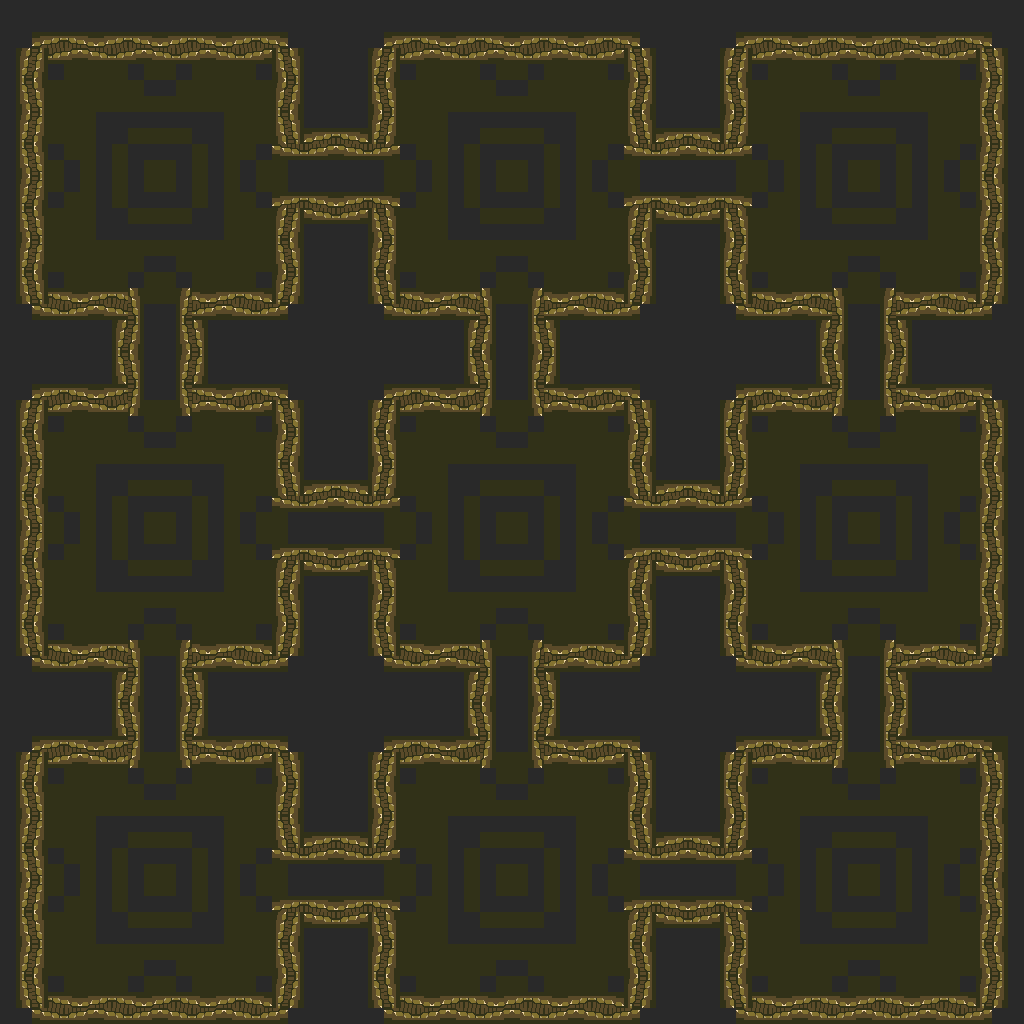

This is a level from a 2D game, rendered from its Tiled map with the project's own tilesets. A one-line summary and the map file follow, with tile-layer data summarised:
An orthogonal 64x64 tile map with 16x16 px tiles, 1 tile layer (base), 1 hidden layer not drawn and 29 objects.

<map version="1.10" tiledversion="1.12.1" orientation="orthogonal" renderorder="right-down" width="64" height="64" tilewidth="16" tileheight="16" infinite="0" nextlayerid="3" nextobjectid="30">
 <tileset firstgid="1" source="../classiciphone_pics4.tsx" />
 <layer id="1" name="base" width="64" height="64">
  <data>[4096 cells, 4096 non-empty, 19 distinct tile ids]</data>
 </layer>
 <layer id="2" name="collision" width="64" height="64" visible="0">
  <properties><property name="collision" value="true" /></properties>
  <data>[4096 cells, 2139 non-empty, 1 distinct tile ids]</data>
 </layer>
 <objectgroup id="3" name="npcs">
  <object id="1" x="416.0" y="288.0" width="16" height="16">
   <properties>
    <property name="script" type="string">-- Auto-converted from GraalScript
-- [CLIENT-SIDE — server no-op]
-- if (playerenters || timeout) {
-- if (playery &gt;= 16 &amp;&amp; playery &lt;= 24 &amp;&amp; playerx &gt;= 30 &amp;&amp; playerx &lt;= 33) playery+=0.9;
-- timeout=0.05;
-- }</property>
   </properties>
  </object>
  <object id="2" x="368.0" y="448.0" width="16" height="16">
   <properties>
    <property name="script" type="string">-- Auto-converted from GraalScript
-- [CLIENT-SIDE — server no-op]
-- if (playerenters || timeout) {
-- if (playery &gt;= 29 &amp;&amp; playery &lt;= 33 &amp;&amp; playerx &gt;= 15 &amp;&amp; playerx &lt;= 24) playerx-=0.9;
-- timeout=0.05;
-- }</property>
   </properties>
  </object>
  <object id="3" x="96.0" y="352.0" width="16" height="16">
   <properties>
    <property name="script" type="string">-- Auto-converted from GraalScript
-- [CLIENT-SIDE — server no-op]
-- if (playerenters || timeout) {
-- if (playery &gt;= 16 &amp;&amp; playery &lt;= 24 &amp;&amp; playerx &gt;= 8 &amp;&amp; playerx &lt;= 11) playery-=0.9;
-- timeout=0.05;
-- }</property>
   </properties>
  </object>
  <object id="4" x="352.0" y="800.0" width="16" height="16">
   <properties>
    <property name="script" type="string">-- Auto-converted from GraalScript
-- [CLIENT-SIDE — server no-op]
-- if (playerenters || timeout) {
-- if (playery &gt;= 51 &amp;&amp; playery &lt;= 55 &amp;&amp; playerx &gt;= 15 &amp;&amp; playerx &lt;= 24) playerx-=0.9;
-- timeout=0.05;
-- }</property>
   </properties>
  </object>
  <object id="5" x="624.0" y="240.0" width="16" height="16">
   <properties>
    <property name="script" type="string">-- Auto-converted from GraalScript
-- [CLIENT-SIDE — server no-op]
-- if (playerenters || timeout) {
-- if (playery &gt;= 7 &amp;&amp; playery &lt;= 11 &amp;&amp; playerx &gt;= 37 &amp;&amp; playerx &lt;= 46) playerx+=0.9;
-- timeout=0.05;
-- }</property>
   </properties>
  </object>
  <object id="6" x="784.0" y="288.0" width="16" height="16">
   <properties>
    <property name="script" type="string">-- Auto-converted from GraalScript
-- [CLIENT-SIDE — server no-op]
-- if (playerenters || timeout) {
-- if (playery &gt;= 16 &amp;&amp; playery &lt;= 24 &amp;&amp; playerx &gt;= 52 &amp;&amp; playerx &lt;= 55) playery+=0.9;
-- timeout=0.05;
-- }</property>
   </properties>
  </object>
  <object id="7" x="416.0" y="640.0" width="16" height="16">
   <properties>
    <property name="script" type="string">-- Auto-converted from GraalScript
-- [CLIENT-SIDE — server no-op]
-- if (playerenters || timeout) {
-- if (playery &gt;= 38 &amp;&amp; playery &lt;= 46 &amp;&amp; playerx &gt;= 30 &amp;&amp; playerx &lt;= 33) playery+=0.9;
-- timeout=0.05;
-- }</property>
   </properties>
  </object>
  <object id="8" x="720.0" y="800.0" width="16" height="16">
   <properties>
    <property name="script" type="string">-- Auto-converted from GraalScript
-- [CLIENT-SIDE — server no-op]
-- if (playerenters || timeout) {
-- if (playery &gt;= 51 &amp;&amp; playery &lt;= 55 &amp;&amp; playerx &gt;= 37 &amp;&amp; playerx &lt;= 46) playerx-=0.9;
-- timeout=0.05;
-- }</property>
   </properties>
  </object>
  <object id="9" x="96.0" y="720.0" width="16" height="16">
   <properties>
    <property name="script" type="string">-- Auto-converted from GraalScript
-- [CLIENT-SIDE — server no-op]
-- if (playerenters || timeout) {
-- if (playery &gt;= 38 &amp;&amp; playery &lt;= 46 &amp;&amp; playerx &gt;= 8 &amp;&amp; playerx &lt;= 11) playery-=0.9;
-- timeout=0.05;
-- }</property>
   </properties>
  </object>
  <object id="10" x="688.0" y="560.0" width="16" height="16">
   <properties>
    <property name="script" type="string">-- Auto-converted from GraalScript
-- [CLIENT-SIDE — server no-op]
-- if (playerenters || timeout) {
-- if (playery &gt;= 29 &amp;&amp; playery &lt;= 33 &amp;&amp; playerx &gt;= 37 &amp;&amp; playerx &lt;= 46) playerx-=0.9;
-- timeout=0.05;
-- }</property>
   </properties>
  </object>
  <object id="11" x="288.0" y="224.0" width="16" height="16">
   <properties>
    <property name="script" type="string">-- Auto-converted from GraalScript
-- [CLIENT-SIDE — server no-op]
-- if (playerenters || timeout) {
-- if (playery &gt;= 7 &amp;&amp; playery &lt;= 11 &amp;&amp; playerx &gt;= 15 &amp;&amp; playerx &lt;= 24) playerx+=0.9;
-- timeout=0.05;
-- }</property>
   </properties>
  </object>
  <object id="12" x="768.0" y="640.0" width="16" height="16">
   <properties>
    <property name="script" type="string">-- Auto-converted from GraalScript
-- [CLIENT-SIDE — server no-op]
-- if (playerenters || timeout) {
-- if (playery &gt;= 38 &amp;&amp; playery &lt;= 46 &amp;&amp; playerx &gt;= 52 &amp;&amp; playerx &lt;= 55) playery+=0.9;
-- timeout=0.05;
-- }</property>
   </properties>
  </object>
  <object id="13" x="144.0" y="688.0" width="16" height="16">
   <properties>
    <property name="gani" value="classic_arrow_0.png" />
    <property name="script" type="string">-- Auto-converted from GraalScript
-- function onCreated() {
-- drawunderplayer();
end
-- x=9.75;</property>
   </properties>
  </object>
  </objectgroup>
</map>
<!-- 16 of 29 objects omitted -->
